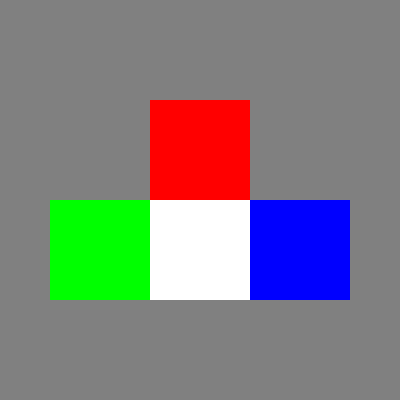
Frame 1 (no input)
Frame 60 (the mouse pressed at the canvas centre just before this capture): identical to frame 1, image omitted
Frame 120 (the mouse held since frame 60 and released just before this capture): identical to frame 1, image omitted

The Processing sketch that drew this single still picture (run headless with seeded random() and noise(); from frame 60 on, the mouse is pressed at the canvas centre):

// Processing sketch: Kolory
// ── Kolory.pde

int red=255;
int green=255;
int blue=255;

void setup(){
   size(400,400);
   background(128); 
   smooth();
}

void draw(){
   noStroke();
   fill(red,0,0);
   rect(150,100,100,100);
   
   fill(0,green,0);
   rect(50,200,100,100);
   
   fill(0,0,blue);
   rect(250,200,100,100);
   
   fill(red,green,blue);
   rect(150,200,100,100);
}

void keyPressed() {
  if(key=='r'){
     red=crop(red-1); 
  }
  if(key=='R'){
     red=crop(red+1); 
  }
  if(key=='g'){
     green=crop(green-1); 
  }
  if(key=='G'){
     green=crop(green+1); 
  }
  if(key=='b'){
     blue=crop(blue-1); 
  }
  if(key=='B'){
     blue=crop(blue+1); 
  }
  println("R="+red+", G="+green+", B="+blue);
}
int crop(int v){
   if(v<0){
    return 0;
   }
    if(v>255){
     return 255;
    } 
    return v;
}
